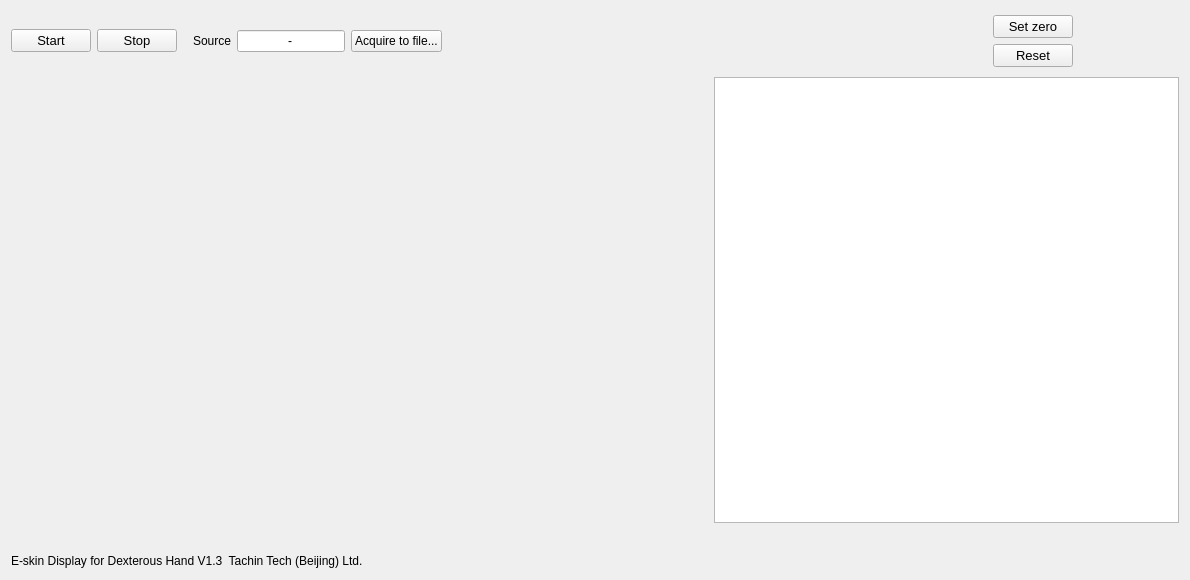
<?xml version="1.0" encoding="UTF-8"?>
<ui version="4.0">
 <class>Form</class>
 <widget class="QWidget" name="Form">
  <property name="geometry">
   <rect>
    <x>0</x>
    <y>0</y>
    <width>1190</width>
    <height>580</height>
   </rect>
  </property>
  <property name="windowTitle">
   <string>Form</string>
  </property>
  <layout class="QGridLayout" name="gridLayout">
   <item row="0" column="0">
    <layout class="QHBoxLayout" name="horizontalLayout">
     <item>
      <widget class="QPushButton" name="button_start">
       <property name="font">
        <font>
         <family>Arial</family>
         <pointsize>10</pointsize>
        </font>
       </property>
       <property name="text">
        <string>Start</string>
       </property>
      </widget>
     </item>
     <item>
      <widget class="QPushButton" name="button_stop">
       <property name="font">
        <font>
         <family>Arial</family>
         <pointsize>10</pointsize>
        </font>
       </property>
       <property name="text">
        <string>Stop</string>
       </property>
      </widget>
     </item>
     <item>
      <spacer name="horizontalSpacer">
       <property name="orientation">
        <enum>Qt::Horizontal</enum>
       </property>
       <property name="sizeType">
        <enum>QSizePolicy::Fixed</enum>
       </property>
       <property name="sizeHint" stdset="0">
        <size>
         <width>10</width>
         <height>20</height>
        </size>
       </property>
      </spacer>
     </item>
     <item>
      <widget class="QLabel" name="label_2">
       <property name="text">
        <string>Source</string>
       </property>
      </widget>
     </item>
     <item>
      <widget class="QLineEdit" name="com_port">
       <property name="sizePolicy">
        <sizepolicy hsizetype="Fixed" vsizetype="Fixed">
         <horstretch>0</horstretch>
         <verstretch>0</verstretch>
        </sizepolicy>
       </property>
       <property name="text">
        <string>-</string>
       </property>
       <property name="alignment">
        <set>Qt::AlignCenter</set>
       </property>
      </widget>
     </item>
     <item>
      <widget class="QPushButton" name="button_save_to">
       <property name="text">
        <string>Acquire to file...</string>
       </property>
      </widget>
     </item>
     <item>
      <spacer name="horizontalSpacer_3">
       <property name="orientation">
        <enum>Qt::Horizontal</enum>
       </property>
       <property name="sizeHint" stdset="0">
        <size>
         <width>88</width>
         <height>20</height>
        </size>
       </property>
      </spacer>
     </item>
     <item>
      <layout class="QVBoxLayout" name="verticalLayout_6">
       <property name="spacing">
        <number>2</number>
       </property>
       <item>
        <widget class="QPushButton" name="button_set_zero">
         <property name="font">
          <font>
           <family>Arial</family>
           <pointsize>10</pointsize>
          </font>
         </property>
         <property name="text">
          <string>Set zero</string>
         </property>
        </widget>
       </item>
       <item>
        <widget class="QPushButton" name="button_abandon_zero">
         <property name="font">
          <font>
           <family>Arial</family>
           <pointsize>10</pointsize>
          </font>
         </property>
         <property name="text">
          <string>Reset</string>
         </property>
        </widget>
       </item>
      </layout>
     </item>
     <item>
      <widget class="QLabel" name="label_logo">
       <property name="sizePolicy">
        <sizepolicy hsizetype="Fixed" vsizetype="Fixed">
         <horstretch>30</horstretch>
         <verstretch>2</verstretch>
        </sizepolicy>
       </property>
       <property name="minimumSize">
        <size>
         <width>100</width>
         <height>60</height>
        </size>
       </property>
       <property name="styleSheet">
        <string notr="true"/>
       </property>
       <property name="text">
        <string/>
       </property>
      </widget>
     </item>
    </layout>
   </item>
   <item row="1" column="0">
    <layout class="QHBoxLayout" name="horizontalLayout_3" stretch="3,2">
     <item>
      <widget class="RawImageWidget" name="fig_image" native="true"/>
     </item>
     <item>
      <widget class="GraphicsLayoutWidget" name="fig_lines">
       <property name="sizePolicy">
        <sizepolicy hsizetype="Expanding" vsizetype="Expanding">
         <horstretch>0</horstretch>
         <verstretch>0</verstretch>
        </sizepolicy>
       </property>
       <property name="font">
        <font>
         <family>SimSun-ExtB</family>
         <pointsize>16</pointsize>
        </font>
       </property>
      </widget>
     </item>
    </layout>
   </item>
   <item row="2" column="0">
    <layout class="QHBoxLayout" name="horizontalLayout_2">
     <item>
      <layout class="QVBoxLayout" name="verticalLayout">
       <item>
        <widget class="QLabel" name="label_output">
         <property name="text">
          <string/>
         </property>
        </widget>
       </item>
       <item>
        <widget class="QLabel" name="label_fixed">
         <property name="text">
          <string>E-skin Display for Dexterous Hand V1.3  Tachin Tech (Beijing) Ltd.</string>
         </property>
        </widget>
       </item>
      </layout>
     </item>
     <item>
      <widget class="QLabel" name="label">
       <property name="enabled">
        <bool>true</bool>
       </property>
       <property name="minimumSize">
        <size>
         <width>40</width>
         <height>40</height>
        </size>
       </property>
       <property name="maximumSize">
        <size>
         <width>40</width>
         <height>40</height>
        </size>
       </property>
       <property name="text">
        <string/>
       </property>
       <property name="pixmap">
        <pixmap>:/logo/LOGO.png</pixmap>
       </property>
       <property name="scaledContents">
        <bool>true</bool>
       </property>
      </widget>
     </item>
    </layout>
   </item>
  </layout>
 </widget>
 <customwidgets>
  <customwidget>
   <class>GraphicsLayoutWidget</class>
   <extends>QGraphicsView</extends>
   <header location="global">pyqtgraph</header>
  </customwidget>
  <customwidget>
   <class>RawImageWidget</class>
   <extends>QWidget</extends>
   <header location="global">pyqtgraph.widgets.RawImageWidget</header>
   <container>1</container>
  </customwidget>
 </customwidgets>
 <resources/>
 <connections/>
</ui>
